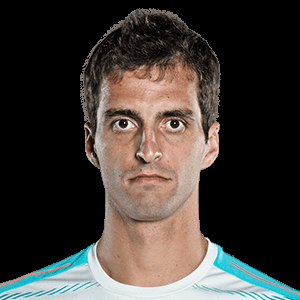
#> input picture Players/Pictures/Albert Ramos-Vinolas.png, 300 x 300 px, found by its file name; its folder holds 4 pictures in this run
$ python Combine.py
#> lines starting #> are read from the running program, lines starting #| are printed output that depends on the picture
import numpy as np
import cv2
import os

base = 'Pictures/'
images = os.listdir(base)

for j in range(0,len(images), 50):
	output = cv2.imread(base+images[j])
#> output is the input picture: shape (300, 300, 3); mean B, G, R 54.9, 59.4, 64.9
	image1 = cv2.imread(base+images[j + 1])
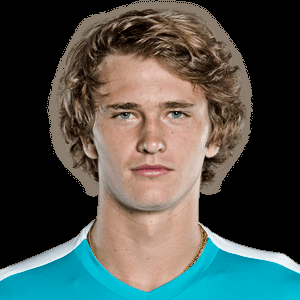
#> input picture Players/Pictures/Alexander Zverev.png, 300 x 300 px, found by its file name
#> image1 is the input picture: shape (300, 300, 3); mean B, G, R 75.9, 81.3, 74.9
	cv2.addWeighted(image1, 1.0/100, output, 1.0/100, 0, output)

	for i in range(j + 2,min(j + 100, len(images))):

		# load the image
		image1 = cv2.imread(base+images[i])
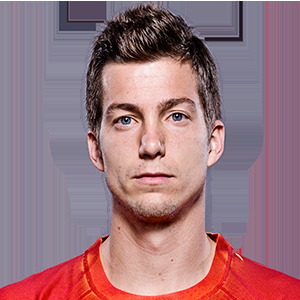
#> input picture Players/Pictures/Aljaz Bedene.png, 300 x 300 px, found by its file name
#> image1 is the input picture: shape (300, 300, 3); mean B, G, R 126, 117.4, 154.5
		cv2.addWeighted(image1, 1.0/min(100, len(images) - j), output, 1, 0, output)
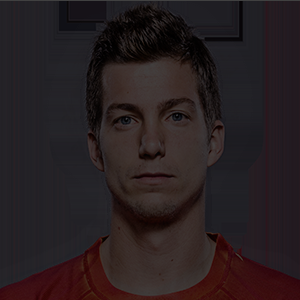
#> output: shape (300, 300, 3); mean B, G, R 32.8, 30.7, 40
	cv2.imwrite("Pictures2/Output" + str(j) + ".jpg", output)
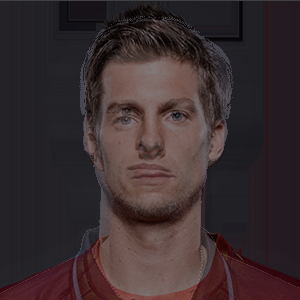
#> saved as Output0.jpg: shape (300, 300, 3); mean B, G, R 47.4, 45.4, 58
